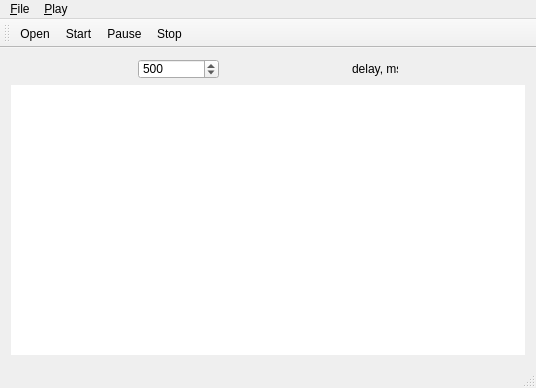
<ui version="4.0" >
 <class>icfpc_guiClass</class>
 <widget class="QMainWindow" name="icfpc_guiClass" >
  <property name="geometry" >
   <rect>
    <x>0</x>
    <y>0</y>
    <width>536</width>
    <height>388</height>
   </rect>
  </property>
  <property name="windowTitle" >
   <string>icfpc_gui</string>
  </property>
  <widget class="QWidget" name="centralWidget" >
   <layout class="QVBoxLayout" name="verticalLayout" >
    <item>
     <layout class="QHBoxLayout" name="horizontalLayout" >
      <property name="sizeConstraint" >
       <enum>QLayout::SetFixedSize</enum>
      </property>
      <property name="rightMargin" >
       <number>0</number>
      </property>
      <item>
       <widget class="QSpinBox" name="timeoutSpinBox" >
        <property name="minimumSize" >
         <size>
          <width>81</width>
          <height>20</height>
         </size>
        </property>
        <property name="maximumSize" >
         <size>
          <width>81</width>
          <height>20</height>
         </size>
        </property>
        <property name="maximum" >
         <number>1000000</number>
        </property>
        <property name="singleStep" >
         <number>100</number>
        </property>
        <property name="value" >
         <number>500</number>
        </property>
       </widget>
      </item>
      <item>
       <widget class="QLabel" name="label" >
        <property name="maximumSize" >
         <size>
          <width>46</width>
          <height>14</height>
         </size>
        </property>
        <property name="text" >
         <string>delay, ms</string>
        </property>
       </widget>
      </item>
     </layout>
    </item>
    <item>
     <widget class="SimulationWidget" native="1" name="space" >
      <property name="sizePolicy" >
       <sizepolicy vsizetype="Expanding" hsizetype="Expanding" >
        <horstretch>0</horstretch>
        <verstretch>0</verstretch>
       </sizepolicy>
      </property>
      <property name="palette" >
       <palette>
        <active>
         <colorrole role="WindowText" >
          <brush brushstyle="SolidPattern" >
           <color alpha="255" >
            <red>0</red>
            <green>0</green>
            <blue>0</blue>
           </color>
          </brush>
         </colorrole>
         <colorrole role="Button" >
          <brush brushstyle="SolidPattern" >
           <color alpha="255" >
            <red>255</red>
            <green>255</green>
            <blue>255</blue>
           </color>
          </brush>
         </colorrole>
         <colorrole role="Light" >
          <brush brushstyle="SolidPattern" >
           <color alpha="255" >
            <red>255</red>
            <green>255</green>
            <blue>255</blue>
           </color>
          </brush>
         </colorrole>
         <colorrole role="Midlight" >
          <brush brushstyle="SolidPattern" >
           <color alpha="255" >
            <red>255</red>
            <green>255</green>
            <blue>255</blue>
           </color>
          </brush>
         </colorrole>
         <colorrole role="Dark" >
          <brush brushstyle="SolidPattern" >
           <color alpha="255" >
            <red>127</red>
            <green>127</green>
            <blue>127</blue>
           </color>
          </brush>
         </colorrole>
         <colorrole role="Mid" >
          <brush brushstyle="SolidPattern" >
           <color alpha="255" >
            <red>170</red>
            <green>170</green>
            <blue>170</blue>
           </color>
          </brush>
         </colorrole>
         <colorrole role="Text" >
          <brush brushstyle="SolidPattern" >
           <color alpha="255" >
            <red>0</red>
            <green>0</green>
            <blue>0</blue>
           </color>
          </brush>
         </colorrole>
         <colorrole role="BrightText" >
          <brush brushstyle="SolidPattern" >
           <color alpha="255" >
            <red>255</red>
            <green>255</green>
            <blue>255</blue>
           </color>
          </brush>
         </colorrole>
         <colorrole role="ButtonText" >
          <brush brushstyle="SolidPattern" >
           <color alpha="255" >
            <red>0</red>
            <green>0</green>
            <blue>0</blue>
           </color>
          </brush>
         </colorrole>
         <colorrole role="Base" >
          <brush brushstyle="SolidPattern" >
           <color alpha="255" >
            <red>255</red>
            <green>255</green>
            <blue>255</blue>
           </color>
          </brush>
         </colorrole>
         <colorrole role="Window" >
          <brush brushstyle="SolidPattern" >
           <color alpha="255" >
            <red>255</red>
            <green>255</green>
            <blue>255</blue>
           </color>
          </brush>
         </colorrole>
         <colorrole role="Shadow" >
          <brush brushstyle="SolidPattern" >
           <color alpha="255" >
            <red>0</red>
            <green>0</green>
            <blue>0</blue>
           </color>
          </brush>
         </colorrole>
         <colorrole role="AlternateBase" >
          <brush brushstyle="SolidPattern" >
           <color alpha="255" >
            <red>255</red>
            <green>255</green>
            <blue>255</blue>
           </color>
          </brush>
         </colorrole>
         <colorrole role="ToolTipBase" >
          <brush brushstyle="SolidPattern" >
           <color alpha="255" >
            <red>255</red>
            <green>255</green>
            <blue>220</blue>
           </color>
          </brush>
         </colorrole>
         <colorrole role="ToolTipText" >
          <brush brushstyle="SolidPattern" >
           <color alpha="255" >
            <red>0</red>
            <green>0</green>
            <blue>0</blue>
           </color>
          </brush>
         </colorrole>
        </active>
        <inactive>
         <colorrole role="WindowText" >
          <brush brushstyle="SolidPattern" >
           <color alpha="255" >
            <red>0</red>
            <green>0</green>
            <blue>0</blue>
           </color>
          </brush>
         </colorrole>
         <colorrole role="Button" >
          <brush brushstyle="SolidPattern" >
           <color alpha="255" >
            <red>255</red>
            <green>255</green>
            <blue>255</blue>
           </color>
          </brush>
         </colorrole>
         <colorrole role="Light" >
          <brush brushstyle="SolidPattern" >
           <color alpha="255" >
            <red>255</red>
            <green>255</green>
            <blue>255</blue>
           </color>
          </brush>
         </colorrole>
         <colorrole role="Midlight" >
          <brush brushstyle="SolidPattern" >
           <color alpha="255" >
            <red>255</red>
            <green>255</green>
            <blue>255</blue>
           </color>
          </brush>
         </colorrole>
         <colorrole role="Dark" >
          <brush brushstyle="SolidPattern" >
           <color alpha="255" >
            <red>127</red>
            <green>127</green>
            <blue>127</blue>
           </color>
          </brush>
         </colorrole>
         <colorrole role="Mid" >
          <brush brushstyle="SolidPattern" >
           <color alpha="255" >
            <red>170</red>
            <green>170</green>
            <blue>170</blue>
           </color>
          </brush>
         </colorrole>
         <colorrole role="Text" >
          <brush brushstyle="SolidPattern" >
           <color alpha="255" >
            <red>0</red>
            <green>0</green>
            <blue>0</blue>
           </color>
          </brush>
         </colorrole>
         <colorrole role="BrightText" >
          <brush brushstyle="SolidPattern" >
           <color alpha="255" >
            <red>255</red>
            <green>255</green>
            <blue>255</blue>
           </color>
          </brush>
         </colorrole>
         <colorrole role="ButtonText" >
          <brush brushstyle="SolidPattern" >
           <color alpha="255" >
            <red>0</red>
            <green>0</green>
            <blue>0</blue>
           </color>
          </brush>
         </colorrole>
         <colorrole role="Base" >
          <brush brushstyle="SolidPattern" >
           <color alpha="255" >
            <red>255</red>
            <green>255</green>
            <blue>255</blue>
           </color>
          </brush>
         </colorrole>
         <colorrole role="Window" >
          <brush brushstyle="SolidPattern" >
           <color alpha="255" >
            <red>255</red>
            <green>255</green>
            <blue>255</blue>
           </color>
          </brush>
         </colorrole>
         <colorrole role="Shadow" >
          <brush brushstyle="SolidPattern" >
           <color alpha="255" >
            <red>0</red>
            <green>0</green>
            <blue>0</blue>
           </color>
          </brush>
         </colorrole>
         <colorrole role="AlternateBase" >
          <brush brushstyle="SolidPattern" >
           <color alpha="255" >
            <red>255</red>
            <green>255</green>
            <blue>255</blue>
           </color>
          </brush>
         </colorrole>
         <colorrole role="ToolTipBase" >
          <brush brushstyle="SolidPattern" >
           <color alpha="255" >
            <red>255</red>
            <green>255</green>
            <blue>220</blue>
           </color>
          </brush>
         </colorrole>
         <colorrole role="ToolTipText" >
          <brush brushstyle="SolidPattern" >
           <color alpha="255" >
            <red>0</red>
            <green>0</green>
            <blue>0</blue>
           </color>
          </brush>
         </colorrole>
        </inactive>
        <disabled>
         <colorrole role="WindowText" >
          <brush brushstyle="SolidPattern" >
           <color alpha="255" >
            <red>127</red>
            <green>127</green>
            <blue>127</blue>
           </color>
          </brush>
         </colorrole>
         <colorrole role="Button" >
          <brush brushstyle="SolidPattern" >
           <color alpha="255" >
            <red>255</red>
            <green>255</green>
            <blue>255</blue>
           </color>
          </brush>
         </colorrole>
         <colorrole role="Light" >
          <brush brushstyle="SolidPattern" >
           <color alpha="255" >
            <red>255</red>
            <green>255</green>
            <blue>255</blue>
           </color>
          </brush>
         </colorrole>
         <colorrole role="Midlight" >
          <brush brushstyle="SolidPattern" >
           <color alpha="255" >
            <red>255</red>
            <green>255</green>
            <blue>255</blue>
           </color>
          </brush>
         </colorrole>
         <colorrole role="Dark" >
          <brush brushstyle="SolidPattern" >
           <color alpha="255" >
            <red>127</red>
            <green>127</green>
            <blue>127</blue>
           </color>
          </brush>
         </colorrole>
         <colorrole role="Mid" >
          <brush brushstyle="SolidPattern" >
           <color alpha="255" >
            <red>170</red>
            <green>170</green>
            <blue>170</blue>
           </color>
          </brush>
         </colorrole>
         <colorrole role="Text" >
          <brush brushstyle="SolidPattern" >
           <color alpha="255" >
            <red>127</red>
            <green>127</green>
            <blue>127</blue>
           </color>
          </brush>
         </colorrole>
         <colorrole role="BrightText" >
          <brush brushstyle="SolidPattern" >
           <color alpha="255" >
            <red>255</red>
            <green>255</green>
            <blue>255</blue>
           </color>
          </brush>
         </colorrole>
         <colorrole role="ButtonText" >
          <brush brushstyle="SolidPattern" >
           <color alpha="255" >
            <red>127</red>
            <green>127</green>
            <blue>127</blue>
           </color>
          </brush>
         </colorrole>
         <colorrole role="Base" >
          <brush brushstyle="SolidPattern" >
           <color alpha="255" >
            <red>255</red>
            <green>255</green>
            <blue>255</blue>
           </color>
          </brush>
         </colorrole>
         <colorrole role="Window" >
          <brush brushstyle="SolidPattern" >
           <color alpha="255" >
            <red>255</red>
            <green>255</green>
            <blue>255</blue>
           </color>
          </brush>
         </colorrole>
         <colorrole role="Shadow" >
          <brush brushstyle="SolidPattern" >
           <color alpha="255" >
            <red>0</red>
            <green>0</green>
            <blue>0</blue>
           </color>
          </brush>
         </colorrole>
         <colorrole role="AlternateBase" >
          <brush brushstyle="SolidPattern" >
           <color alpha="255" >
            <red>255</red>
            <green>255</green>
            <blue>255</blue>
           </color>
          </brush>
         </colorrole>
         <colorrole role="ToolTipBase" >
          <brush brushstyle="SolidPattern" >
           <color alpha="255" >
            <red>255</red>
            <green>255</green>
            <blue>220</blue>
           </color>
          </brush>
         </colorrole>
         <colorrole role="ToolTipText" >
          <brush brushstyle="SolidPattern" >
           <color alpha="255" >
            <red>0</red>
            <green>0</green>
            <blue>0</blue>
           </color>
          </brush>
         </colorrole>
        </disabled>
       </palette>
      </property>
      <property name="autoFillBackground" >
       <bool>true</bool>
      </property>
     </widget>
    </item>
   </layout>
  </widget>
  <widget class="QMenuBar" name="menuBar" >
   <property name="geometry" >
    <rect>
     <x>0</x>
     <y>0</y>
     <width>536</width>
     <height>19</height>
    </rect>
   </property>
   <widget class="QMenu" name="menu_File" >
    <property name="title" >
     <string>&amp;File</string>
    </property>
    <addaction name="action_Open" />
    <addaction name="action_Save_Trace" />
    <addaction name="actionE_xit" />
   </widget>
   <widget class="QMenu" name="menu_Play" >
    <property name="title" >
     <string>&amp;Play</string>
    </property>
    <addaction name="action_Start" />
    <addaction name="actionS_top" />
   </widget>
   <addaction name="menu_File" />
   <addaction name="menu_Play" />
  </widget>
  <widget class="QToolBar" name="mainToolBar" >
   <attribute name="toolBarArea" >
    <enum>TopToolBarArea</enum>
   </attribute>
   <attribute name="toolBarBreak" >
    <bool>false</bool>
   </attribute>
   <addaction name="action_Open" />
   <addaction name="action_Start" />
   <addaction name="actionPause" />
   <addaction name="actionS_top" />
  </widget>
  <widget class="QStatusBar" name="statusBar" />
  <action name="action_Open" >
   <property name="text" >
    <string>&amp;Open</string>
   </property>
  </action>
  <action name="action_Save_Trace" >
   <property name="text" >
    <string>&amp;Save Trace</string>
   </property>
  </action>
  <action name="actionE_xit" >
   <property name="text" >
    <string>E&amp;xit</string>
   </property>
  </action>
  <action name="action_Start" >
   <property name="text" >
    <string>&amp;Start</string>
   </property>
  </action>
  <action name="actionS_top" >
   <property name="text" >
    <string>S&amp;top</string>
   </property>
  </action>
  <action name="actionPause" >
   <property name="text" >
    <string>Pause</string>
   </property>
  </action>
 </widget>
 <layoutdefault spacing="6" margin="11" />
 <customwidgets>
  <customwidget>
   <class>SimulationWidget</class>
   <extends>QWidget</extends>
   <header>simulationwidget.h</header>
   <container>1</container>
  </customwidget>
 </customwidgets>
 <resources>
  <include location="icfpc_gui.qrc" />
 </resources>
 <connections/>
</ui>
